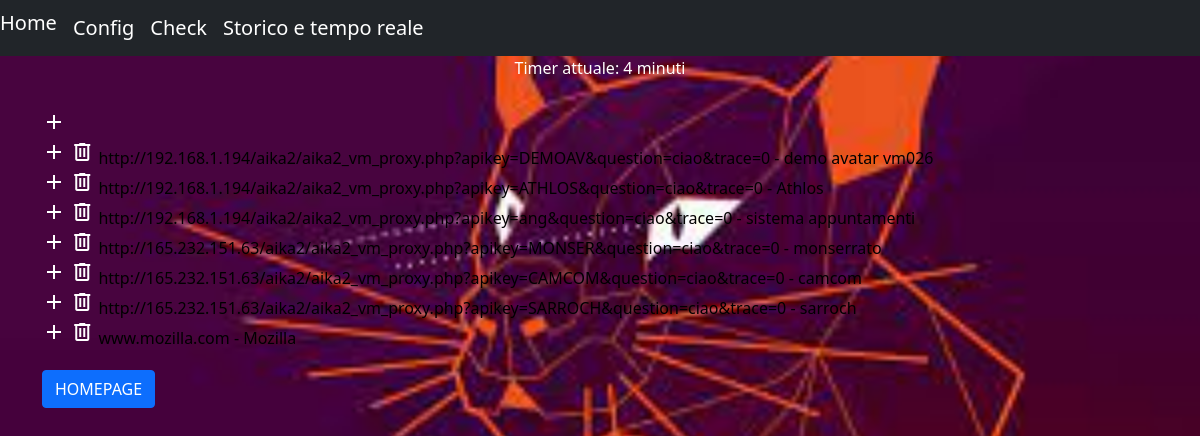
The page /config on the database its author committed.
### controlPanel/models.py (models this page shows, shortened)
class Server(models.Model):
    ip = models.CharField(max_length=200)
    nome = models.CharField(max_length=100)
    domanda = models.TextField(default = 'ciao')
    risposta = models.TextField()
    tipoRisposta = models.TextField()

### controlPanel/views.py (the view)
# urls.py: path('config', ConfigView.as_view(), name="config"),
class ConfigView(TemplateView):
    template_name = 'config.html'
    def get_context_data(self, **kwargs):
        servers = Server.objects.all()
        timer = Timer.objects.get(pk=1)
        timerAttuale = timer.timer
        context = super().get_context_data(**kwargs)
        context['servers'] = servers
        context['timer'] = timerAttuale
        return context

### templates/config.html (shortened to what this page needs)
<!DOCTYPE html>
<html lang="en">
<head>
    <link href="https://cdn.jsdelivr.net/npm/bootstrap@5.1.3/dist/css/bootstrap.min.css" rel="stylesheet">
    {% load static %}
    <link rel="stylesheet" href="static/css/style.css">
</head>
<body>
    <form method="POST">
        <nav class="navbar navbar-expand-lg navbar-dark bg-dark">
            <div class="collapse navbar-collapse">
                <ul class="nav navbar-nav">
                    <li><a class="navbar-brand" href="{% url 'homepage' %} ">Home</a></li>
                    <li><a class="navbar-brand subtitle" href="{% url 'config' %}" type="submit">Config</a></li>
                    <li><a class="navbar-brand subtitle" href="{% url 'ping' %}" type="submit">Check</a></li>
                    <li><a href="{% url 'storicoPing' %}" class="navbar-brand subititle" type="submit">Storico e tempo reale</a></li>
                </ul>
            </div>
        </nav>
    </form>
    <p style="text-align: center; color: white;"> Timer attuale: {{ timer }} minuti </p>
    <div class="container">
        <a href="{% url 'add-server' %}" class="material-symbols-outlined add">
        </a>
        {% for server in servers %}
        <div>
            <a href="{% url 'add-server' %}" class="material-symbols-outlined add">
            </a>
            <a href="{% url 'delete-server' server.pk %}" onclick="return confirm('Vuoi davvero cancellare il server selezionato?')" class="material-symbols-outlined delete">
            </a>
            <span style="color: black;">{{ server.ip }} - {{ server.nome }}</span>
        </div>
        {% endfor %}
        <a style="text-align: center;" href="{% url 'homepage' %}" class="btn btn-primary">HOMEPAGE</a>
    </div>
</body>
</html>

### static/css/style.css (style rules this page uses)
body { background-image: url('../img/ubuntuLogo.png'); background-size: cover; background-repeat: no-repeat; background-position: top right, top left; }
.container { margin-top: 30px; }
.subtitle { color: white; text-decoration: none; }
.add, .delete { cursor: pointer; text-decoration: none; color: white; }
li { display: inline; float: left; }
.btn { margin-top: 20px; }

### rows shown on the page
Server: ip "http://192.168.1.194/aika2/aika2_vm_proxy.php?apikey=DEMOAV&question=ciao&trace=0", nome "demo avatar vm026"
Server: ip "http://192.168.1.194/aika2/aika2_vm_proxy.php?apikey=ATHLOS&question=ciao&trace=0", nome "Athlos"
Server: ip "http://192.168.1.194/aika2/aika2_vm_proxy.php?apikey=ang&question=ciao&trace=0", nome "sistema appuntamenti"
Server: ip "http://165.232.151.63/aika2/aika2_vm_proxy.php?apikey=MONSER&question=ciao&trace=0", nome "monserrato"
Server: ip "http://165.232.151.63/aika2/aika2_vm_proxy.php?apikey=CAMCOM&question=ciao&trace=0", nome "camcom"
Server: ip "http://165.232.151.63/aika2/aika2_vm_proxy.php?apikey=SARROCH&question=ciao&trace=0", nome "sarroch"
Server: ip "www.mozilla.com", nome "Mozilla"

### other values the page prints
{{ timer }} "4"
